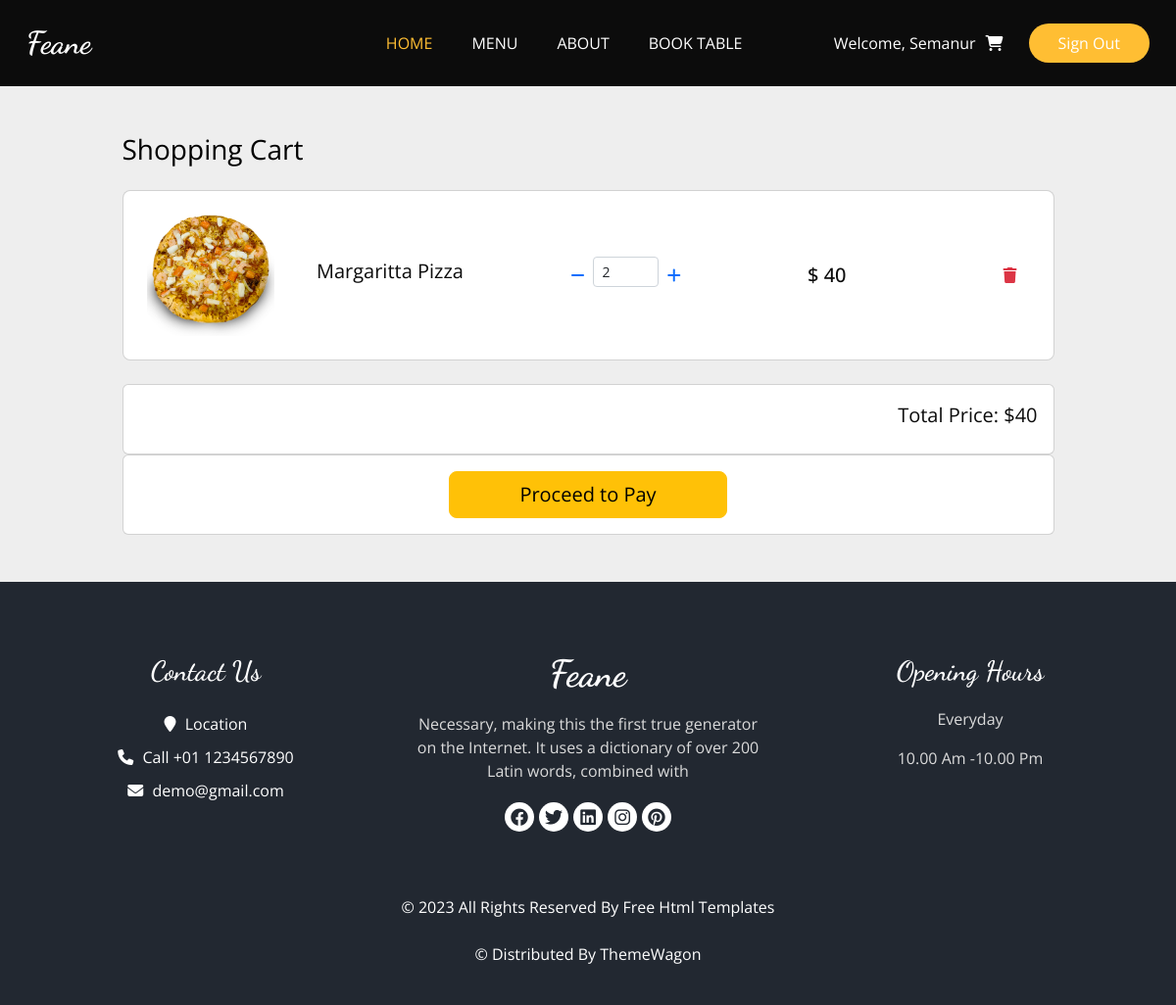
The page /basket/ (signed in) on the database its author committed.
### account/models.py (models this page shows)
class CustomUser(AbstractBaseUser,PermissionsMixin):
    username=models.CharField(max_length=255,blank=True,unique=True,default='')
    first_name = models.CharField(max_length=255 ,blank=False,default='')
    last_name = models.CharField(max_length=255, blank=False,default='')
    email = models.EmailField(max_length=255, unique=True,blank=False)
    password = models.CharField(max_length=255,blank=False)
    phone_number = models.CharField(max_length=20,blank=False,default='')
    address = models.CharField(max_length=100,blank=False,default='')
    is_admin = models.BooleanField(default=False)
    is_staff = models.BooleanField(default=False)
    is_superuser = models.BooleanField(default=False)
    is_active = models.BooleanField(default=True)
    objects = CustomUserManager()
    USERNAME_FIELD = 'username'
    REQUIRED_FIELDS = ['first_name','last_name', 'email', 'phone_number', 'address']

### project/models.py (models this page shows, shortened)
class Cart(models.Model):
    user = models.ForeignKey(CustomUser, on_delete=models.CASCADE)
    menu = models.ForeignKey(Menu, on_delete=models.CASCADE)
    quantity = models.IntegerField(verbose_name='Quantity', default=1)
    price = models.IntegerField(verbose_name='Price')

class Menu(models.Model):
    name = models.CharField(max_length=100, verbose_name='Name')
    category = models.CharField(max_length=100, verbose_name='Category')
    price = models.IntegerField(verbose_name='Price')
    description = models.TextField(verbose_name='Description')
    image = models.ImageField(upload_to='menu', verbose_name='Image')
    discount=models.BooleanField(default=False, verbose_name='Discount')
    discountQuantityPrice = models.IntegerField(verbose_name='Discount Quantity Price', default=0)
    is_published = models.BooleanField(default=True, verbose_name='Published')

### project/views.py (the view)
# urls.py: path('basket/', myProjects.basket, name='basket'),
def basket(request):
    user=request.user
    cards=Cart.objects.filter(user=user)
    totalPrice=0
    for card in cards:
        totalPrice=totalPrice+ card.menu.price*card.quantity
    return render(request,'basket.html', {'cards':cards,'totalPrice':totalPrice})

### project/templates/basket.html (shortened to what this page needs)
{% extends 'base.html'%}
{% load static %}
{% block content %}
<section class="h-100" style="background-color: #eee;">
    <div class="container h-100 py-5">
      <div class="row d-flex justify-content-center align-items-center h-100">
        <div class="col-10">
          <div class="d-flex justify-content-between align-items-center mb-4">
            <h3 class="fw-normal mb-0 text-black">Shopping Cart</h3>
          </div>
          {% for item in cards %}
          <div class="card rounded-3 mb-4">
            <div class="card-body p-4">
              <div class="row d-flex justify-content-between align-items-center">
                <div class="col-md-2 col-lg-2 col-xl-2">
                  <img
                    src="{{item.menu.image.url}}"
                    class="img-fluid rounded-3" alt="">
                </div>
                <div class="col-md-3 col-lg-3 col-xl-3">
                  <p class="lead fw-normal mb-2">{{item.menu.name}}</p>
                </div>
                <div class="col-md-3 col-lg-3 col-xl-2 d-flex">
                  <button class="btn btn-link px-2"
                    onclick="decreaseQuantity({{item.menu.price}},{{item.id}})">
                    <i class="fas fa-minus"></i>
                  </button>
                  <input id="item-quantity{{item.id}}" min="0" name="quantity"  value="{{item.quantity}}" type="number"
                    class="form-control form-control-sm item-quantity" />
                  <button class="btn btn-link px-2"
                    onclick="increaseQuantity({{item.menu.price}},{{item.id}})">
                    <i class="fas fa-plus"></i>
                  </button>
                </div>
                <div class="col-md-3 col-lg-2 col-xl-2 offset-lg-1">
                  <h5 class="mb-0 " >$ <span class="item-price{{item.id}} i-price" id="item-price">{{item.price}}</span></h5>
                </div>
                <div class="col-md-1 col-lg-1 col-xl-1 text-end">
                  <form action="{% url 'delete-basket' item.id %}" method="POST">
                    <button type="submit" class="btn btn-link text-danger">
                      <i class="fas fa-trash"></i>
                    </button>
                  </form>
                </div>
              </div>
            </div>
          </div>
          {% endfor %}
          <div class="card">
            <div class="card-body d-flex justify-content-end lead fw-normal mb-2">
              Total Price: $<span id="total-price">{{totalPrice}}</span>
            </div>
          </div>
          <div class="card d-flex align-items-center justify-content-center">
            <div class="card-body col-4">
              <form method="GET" action="{% url 'payment' %}">
              <button type="submit" class="btn btn-warning btn-block btn-lg">Proceed to Pay</button>
              </form>
            </div>
          </div>
        </div>
      </div>
    </div>
  </section>
{% endblock content %}

### project/templates/base.html (shortened to what this page needs)
{% load static %}
<!DOCTYPE html>
<html lang="en">
  <head>
    <link rel="stylesheet" type="text/css" href="https://cdnjs.cloudflare.com/ajax/libs/OwlCarousel2/2.3.4/assets/owl.carousel.min.css" />
    <link
      rel="stylesheet"
      href="https://cdnjs.cloudflare.com/ajax/libs/font-awesome/6.2.0/css/all.min.css"
    />
    <link rel="stylesheet" type="text/css" href="{% static 'css/bootstrap.css' %}" />
    <link
      href="https://cdn.jsdelivr.net/npm/bootstrap@5.2.2/dist/css/bootstrap.min.css"
      rel="stylesheet"
    />
    <link href="{% static 'css/style.css' %}" rel="stylesheet" />
    <link href="{% static 'css/style.scss' %}" rel="stylesheet" />
    <link href= "{% static 'css/responsive.css' %}" rel="stylesheet" />
    <link href= "{% static 'css/style.css' %}" rel="stylesheet" />
    <link rel="stylesheet" href="https://cdnjs.cloudflare.com/ajax/libs/jquery-nice-select/1.1.0/css/nice-select.min.css" />
  </head>
  <body>
    {% include 'header.html' %}
    {% block content %}
    {% endblock content %}
    {% include 'footer.html' %}
  </body>
</html>

### project/templates/header.html (shortened to what this page needs)
{% load static %}
<header class="header_section" style="background-color:#0c0c0c;">
  <div class="container">
    <nav class="navbar navbar-expand-lg custom_nav-container">
      <a class="navbar-brand" href="{% url 'home' %} ">
        <span> Feane </span>
      </a>
      <div class="collapse navbar-collapse" id="navbarSupportedContent">
        <ul class="navbar-nav mx-auto">
          <li class="nav-item active">
            <a class="nav-link" href="{% url 'home' %} "
              >Home <span class="sr-only">(current)</span></a
            >
          </li>
          <li class="nav-item">
            <a class="nav-link" href="{% url 'menu' %}">Menu</a>
          </li>
          <li class="nav-item">
            <a class="nav-link" href="{% url 'about' %}">About</a>
          </li>
          <li class="nav-item">
            <a class="nav-link" href="{% url 'book-table' %}">Book Table</a>
          </li>
        </ul>
        <div class="user_option">
            {% if not user.is_authenticated %}
            <a href="{% url 'loginaccount' %}" class="user_link order_online">
              <i class="fa fa-user" aria-hidden="true"></i>
              <span class="ml-3">Login</span>
            </a>
            {% else %}
            <span style = "color:white"> Welcome, {{user.first_name}} </span>
          <a href="{% url 'basket' %}" class="user_link">
            <i class="fa-solid fa-cart-shopping" aria-hidden="true"></i>
          </a>
          <form action="{% url 'logoutaccount' %}" method="POST" class="ml-3">
          <button type="submit" href="" class="order_online"> Sign Out
          </button>
          </form>
          {% endif %}
        </div>
      </div>
    </nav>
  </div>
</header>

### project/templates/footer.html (shortened to what this page needs)
{% load static %}
<footer class="footer_section">
    <div class="container">
      <div class="row">
        <div class="col-md-4 footer-col">
          <div class="footer_contact">
            <h4>Contact Us</h4>
            <div class="contact_link_box">
              <a href="">
                <i class="fa fa-map-marker" aria-hidden="true"></i>
                <span> Location </span>
              </a>
              <a href="">
                <i class="fa fa-phone" aria-hidden="true"></i>
                <span> Call +01 1234567890 </span>
              </a>
              <a href="">
                <i class="fa fa-envelope" aria-hidden="true"></i>
                <span> demo@gmail.com </span>
              </a>
            </div>
          </div>
        </div>
        <div class="col-md-4 footer-col">
          <div class="footer_detail">
            <a href="" class="footer-logo"> Feane </a>
            <p>
              Necessary, making this the first true generator on the Internet.
              It uses a dictionary of over 200 Latin words, combined with
            </p>
            <div class="footer_social">
              <a href="">
                <i class="fa-brands fa-facebook" aria-hidden="true"></i>
              </a>
              <a href="">
                <i class="fa-brands fa-twitter" aria-hidden="true"></i>
              </a>
              <a href="">
                <i class="fa-brands fa-linkedin" aria-hidden="true"></i>
              </a>
              <a href="">
                <i class="fa-brands fa-instagram" aria-hidden="true"></i>
              </a>
              <a href="">
                <i class="fa-brands fa-pinterest" aria-hidden="true"></i>
              </a>
            </div>
          </div>
        </div>
        <div class="col-md-4 footer-col">
          <h4>Opening Hours</h4>
          <p>Everyday</p>
          <p>10.00 Am -10.00 Pm</p>
        </div>
      </div>
      <div class="footer-info">
        <p>
          &copy; <span id="displayYear"></span> All Rights Reserved By
          <a href="https://html.design/">Free Html Templates</a><br /><br />
          &copy;  Distributed By
          <a href="https://themewagon.com/" target="_blank">ThemeWagon</a>
        </p>
      </div>
    </div>
  </footer>

### project/static/css/style.css (style rules this page uses)
body { font-family: "Open Sans", sans-serif; color: #0c0c0c; background-color: #ffffff; overflow-x: hidden; }
a, a:hover, a:focus { text-decoration: none; }
.btn, .btn:focus { outline: none !important; -webkit-box-shadow: none; box-shadow: none; }
.header_section { padding: 15px 0; }
.navbar-brand { font-family: 'Dancing Script', cursive; }
.navbar-brand span { font-weight: bold; font-size: 32px; color: #ffffff; }
.custom_nav-container { padding: 0; }
.custom_nav-container .navbar-nav { padding-left: 18%; }
.custom_nav-container .navbar-nav .nav-item .nav-link { padding: 5px 20px; color: #ffffff; text-align: center; text-transform: uppercase; border-radius: 5px; -webkit-transition: all 0.3s; transition: all 0.3s; }
.custom_nav-container .navbar-nav .nav-item:hover .nav-link, .custom_nav-container .navbar-nav .nav-item.active .nav-link { color: #ffbe33; }
.user_option { display: -webkit-box; display: -ms-flexbox; display: flex; -webkit-box-align: center; -ms-flex-align: center; align-items: center; }
.user_option a { margin: 0 10px; }
.user_option .user_link { color: #ffffff; }
.user_option .order_online { display: inline-block; padding: 8px 30px; background-color: #ffbe33; color: #ffffff; border-radius: 45px; -webkit-transition: all 0.3s; transition: all 0.3s; border: none; }
.footer_section { background-color: #222831; color: #ffffff; padding: 75px 0 40px 0; text-align: center; }
.footer_section h4 { font-size: 28px; }
.footer_section h4, .footer_section .footer-logo { font-weight: 600; margin-bottom: 20px; font-family: 'Dancing Script', cursive; }
.footer_section p { color: #dbdbdb; }
.footer_section .footer-col { margin-bottom: 30px; }
.footer_section .footer_contact .contact_link_box { display: -webkit-box; display: -ms-flexbox; display: flex; -webkit-box-orient: vertical; -webkit-box-direction: normal; -ms-flex-direction: column; flex-direction: column; }
.footer_section .footer_contact .contact_link_box a { margin: 5px 0; color: #ffffff; }
.footer_section .footer_contact .contact_link_box a i { margin-right: 5px; }
.footer_section .footer-logo { display: block; font-weight: bold; font-size: 38px; line-height: 1; color: #ffffff; }
.footer_section .footer_social { display: -webkit-box; display: -ms-flexbox; display: flex; -webkit-box-pack: center; -ms-flex-pack: center; justify-content: center; margin-top: 20px; margin-bottom: 10px; }
.footer_section .footer_social a { display: -webkit-box; display: -ms-flexbox; display: flex; -webkit-box-pack: center; -ms-flex-pack: center; justify-content: center; -webkit-box-align: center; -ms-flex-align: center; align-items: center; color: #222831; width: 30px; height: 30px; border-radius: 100%; background-color: #ffffff; border-radius: 100%; margin: 0 2.5px; font-size: 18px; }
.footer_section .footer-info { text-align: center; margin-top: 25px; }
.footer_section .footer-info p { color: #ffffff; margin: 0; }
.footer_section .footer-info p a { color: inherit; }

### project/static/css/responsive.css (style rules this page uses)
@media (min-width: 1200px) { .container { max-width: 1170px; } }

### rows shown on the page
CustomUser: first_name "Semanur"
Cart: menu.image (picture), menu.name "Margaritta Pizza", quantity "2", price "40"

### other values the page prints
{{ totalPrice }} "40"
